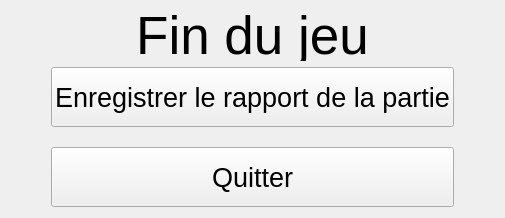
      <widget class="QWidget" name="Fin">
       <layout class="QVBoxLayout" name="verticalLayout_2" stretch="5,5,60,10">
        <item>
         <widget class="QLabel" name="label_Fin">
          <property name="sizePolicy">
           <sizepolicy hsizetype="Ignored" vsizetype="Ignored">
            <horstretch>0</horstretch>
            <verstretch>0</verstretch>
           </sizepolicy>
          </property>
          <property name="minimumSize">
           <size>
            <width>0</width>
            <height>50</height>
           </size>
          </property>
          <property name="maximumSize">
           <size>
            <width>16777215</width>
            <height>16777215</height>
           </size>
          </property>
          <property name="font">
           <font>
            <pointsize>40</pointsize>
           </font>
          </property>
          <property name="text">
           <string>Fin du jeu</string>
          </property>
          <property name="scaledContents">
           <bool>false</bool>
          </property>
          <property name="alignment">
           <set>Qt::AlignCenter</set>
          </property>
         </widget>
        </item>
        <item>
         <spacer name="verticalSpacer_9">
          <property name="orientation">
           <enum>Qt::Vertical</enum>
          </property>
          <property name="sizeHint" stdset="0">
           <size>
            <width>20</width>
            <height>40</height>
           </size>
          </property>
         </spacer>
        </item>
        <item>
         <layout class="QGridLayout" name="gridLayout_6">
          <property name="verticalSpacing">
           <number>20</number>
          </property>
          <item row="0" column="0">
           <spacer name="horizontalSpacer_30">
            <property name="orientation">
             <enum>Qt::Horizontal</enum>
            </property>
            <property name="sizeHint" stdset="0">
             <size>
              <width>40</width>
              <height>20</height>
             </size>
            </property>
           </spacer>
          </item>
          <item row="1" column="0">
           <spacer name="horizontalSpacer_31">
            <property name="orientation">
             <enum>Qt::Horizontal</enum>
            </property>
            <property name="sizeHint" stdset="0">
             <size>
              <width>40</width>
              <height>20</height>
             </size>
            </property>
           </spacer>
          </item>
          <item row="0" column="1">
           <widget class="QPushButton" name="bouton_rapport">
            <property name="sizePolicy">
             <sizepolicy hsizetype="Minimum" vsizetype="Ignored">
              <horstretch>0</horstretch>
              <verstretch>0</verstretch>
             </sizepolicy>
            </property>
            <property name="minimumSize">
             <size>
              <width>300</width>
              <height>60</height>
             </size>
            </property>
            <property name="maximumSize">
             <size>
              <width>16777215</width>
              <height>100</height>
             </size>
            </property>
            <property name="font">
             <font>
              <pointsize>20</pointsize>
             </font>
            </property>
            <property name="focusPolicy">
             <enum>Qt::NoFocus</enum>
            </property>
            <property name="text">
             <string>Enregistrer le rapport de la partie</string>
            </property>
           </widget>
          </item>
          <item row="1" column="1">
           <widget class="QPushButton" name="bouton_quitter">
            <property name="sizePolicy">
             <sizepolicy hsizetype="Minimum" vsizetype="Ignored">
              <horstretch>0</horstretch>
              <verstretch>0</verstretch>
             </sizepolicy>
            </property>
            <property name="minimumSize">
             <size>
              <width>300</width>
              <height>60</height>
             </size>
            </property>
            <property name="maximumSize">
             <size>
              <width>16777215</width>
              <height>100</height>
             </size>
            </property>
            <property name="font">
             <font>
              <pointsize>20</pointsize>
             </font>
            </property>
            <property name="focusPolicy">
             <enum>Qt::NoFocus</enum>
            </property>
            <property name="text">
             <string>Quitter</string>
            </property>
           </widget>
          </item>
          <item row="0" column="2">
           <spacer name="horizontalSpacer_32">
            <property name="orientation">
             <enum>Qt::Horizontal</enum>
            </property>
            <property name="sizeHint" stdset="0">
             <size>
              <width>40</width>
              <height>20</height>
             </size>
            </property>
           </spacer>
          </item>
          <item row="1" column="2">
           <spacer name="horizontalSpacer_33">
            <property name="orientation">
             <enum>Qt::Horizontal</enum>
            </property>
            <property name="sizeHint" stdset="0">
             <size>
              <width>40</width>
              <height>20</height>
             </size>
            </property>
           </spacer>
          </item>
         </layout>
        </item>
        <item>
         <spacer name="verticalSpacer_10">
          <property name="orientation">
           <enum>Qt::Vertical</enum>
          </property>
          <property name="sizeHint" stdset="0">
           <size>
            <width>20</width>
            <height>40</height>
           </size>
          </property>
         </spacer>
        </item>
       </layout>
      </widget>
